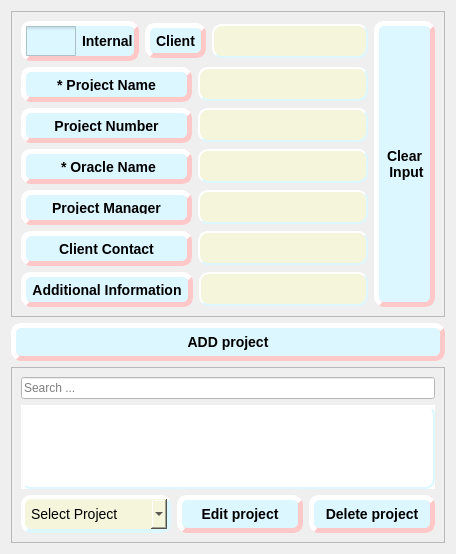
      <widget class="QWidget" name="Project_Input">
       <attribute name="title">
        <string>Project Input</string>
       </attribute>
       <layout class="QGridLayout" name="gridLayout_2">
        <item row="0" column="0">
         <layout class="QVBoxLayout" name="verticalLayout_project_input">
          <item>
           <widget class="QFrame" name="frame_project_info">
            <property name="frameShape">
             <enum>QFrame::StyledPanel</enum>
            </property>
            <property name="frameShadow">
             <enum>QFrame::Raised</enum>
            </property>
            <layout class="QGridLayout" name="gridLayout_6">
             <item row="0" column="0">
              <layout class="QHBoxLayout" name="horizontalLayout_project_info">
               <item>
                <layout class="QVBoxLayout" name="verticalLayout_project_info">
                 <item>
                  <layout class="QHBoxLayout" name="horizontalLayout1_client">
                   <item>
                    <widget class="QCheckBox" name="checkBox_ProjectInput_internal">
                     <property name="maximumSize">
                      <size>
                       <width>150</width>
                       <height>16777215</height>
                      </size>
                     </property>
                     <property name="styleSheet">
                      <string notr="true">QCheckBox{
    background-color: rgb(220, 247, 255);
    border-style: outset;
    border-width: 5px;
    border-radius: 10px;
    border-color: rgb(255, 200, 200);
    font: bold 14px;
     padding: 0px;
}
QCheckBox::indicator{
margin-left:10%; margin-right:10%;
width: 30px;
height: 30px;
}

QCheckBox::indicator::unchecked{
	image: url(:/images/icons8-toggle-off-100.png);

}

QCheckBox::indicator::checked{
	image: url(:/images/icons8-toggle-on-100.png);
}
</string>
                     </property>
                     <property name="text">
                      <string>Internal</string>
                     </property>
                     <property name="checked">
                      <bool>false</bool>
                     </property>
                    </widget>
                   </item>
                   <item>
                    <widget class="QLabel" name="label_ProjectInput_client">
                     <property name="sizePolicy">
                      <sizepolicy hsizetype="Preferred" vsizetype="Preferred">
                       <horstretch>0</horstretch>
                       <verstretch>0</verstretch>
                      </sizepolicy>
                     </property>
                     <property name="minimumSize">
                      <size>
                       <width>0</width>
                       <height>0</height>
                      </size>
                     </property>
                     <property name="maximumSize">
                      <size>
                       <width>200</width>
                       <height>35</height>
                      </size>
                     </property>
                     <property name="styleSheet">
                      <string notr="true">QLabel{
    background-color: rgb(220, 247, 255);
    border-style: outset;
    border-width: 5px;
    border-radius: 10px;
    border-color: rgb(255, 200, 200);
    font: bold 14px;
    padding: 6px;
}</string>
                     </property>
                     <property name="text">
                      <string>Client</string>
                     </property>
                     <property name="scaledContents">
                      <bool>false</bool>
                     </property>
                     <property name="alignment">
                      <set>Qt::AlignCenter</set>
                     </property>
                     <property name="wordWrap">
                      <bool>false</bool>
                     </property>
                    </widget>
                   </item>
                   <item>
                    <widget class="QLineEdit" name="lineEdit_ProjectInput_client">
                     <property name="sizePolicy">
                      <sizepolicy hsizetype="Minimum" vsizetype="Fixed">
                       <horstretch>0</horstretch>
                       <verstretch>0</verstretch>
                      </sizepolicy>
                     </property>
                     <property name="minimumSize">
                      <size>
                       <width>0</width>
                       <height>0</height>
                      </size>
                     </property>
                     <property name="styleSheet">
                      <string notr="true">QLineEdit{
	background-color:beige;    
	border-style:outset;
    border-width: 2px;
    border-radius: 10px;
	border-color: rgb(220, 247, 255);
    font: bold 14px;
    padding: 6px;
}</string>
                     </property>
                    </widget>
                   </item>
                  </layout>
                 </item>
                 <item>
                  <layout class="QHBoxLayout" name="horizontalLayout_ProjectInput_name">
                   <item>
                    <widget class="QLabel" name="label_ProjectInput_project_name">
                     <property name="sizePolicy">
                      <sizepolicy hsizetype="Preferred" vsizetype="Preferred">
                       <horstretch>0</horstretch>
                       <verstretch>0</verstretch>
                      </sizepolicy>
                     </property>
                     <property name="minimumSize">
                      <size>
                       <width>0</width>
                       <height>0</height>
                      </size>
                     </property>
                     <property name="maximumSize">
                      <size>
                       <width>355</width>
                       <height>35</height>
                      </size>
                     </property>
                     <property name="styleSheet">
                      <string notr="true">QLabel{
    background-color: rgb(220, 247, 255);
    border-style: outset;
    border-width: 5px;
    border-radius: 10px;
    border-color: rgb(255, 200, 200);
    font: bold 14px;
    padding: 6px;
}</string>
                     </property>
                     <property name="text">
                      <string>* Project Name</string>
                     </property>
                     <property name="scaledContents">
                      <bool>false</bool>
                     </property>
                     <property name="alignment">
                      <set>Qt::AlignCenter</set>
                     </property>
                     <property name="wordWrap">
                      <bool>false</bool>
                     </property>
                    </widget>
                   </item>
                   <item>
                    <widget class="QLineEdit" name="lineEdit_ProjectInput_project_name">
                     <property name="sizePolicy">
                      <sizepolicy hsizetype="Minimum" vsizetype="Fixed">
                       <horstretch>0</horstretch>
                       <verstretch>0</verstretch>
                      </sizepolicy>
                     </property>
                     <property name="minimumSize">
                      <size>
                       <width>0</width>
                       <height>0</height>
                      </size>
                     </property>
                     <property name="toolTip">
                      <string>The Project Name can later not be changed due to its relation  
 with Task Names and Daily Hours. 
 Be aware that special characters are replaced by underscores.</string>
                     </property>
                     <property name="styleSheet">
                      <string notr="true">QLineEdit{
	background-color:beige;    
	border-style:outset;
    border-width: 2px;
    border-radius: 10px;
	border-color: rgb(220, 247, 255);
    font: bold 14px;
    padding: 6px;
}</string>
                     </property>
                    </widget>
                   </item>
                  </layout>
                 </item>
                 <item>
                  <layout class="QHBoxLayout" name="horizontalLayout_project_number">
                   <item>
                    <widget class="QLabel" name="label_ProjectInput_project_number">
                     <property name="sizePolicy">
                      <sizepolicy hsizetype="Preferred" vsizetype="Preferred">
                       <horstretch>0</horstretch>
                       <verstretch>0</verstretch>
                      </sizepolicy>
                     </property>
                     <property name="minimumSize">
                      <size>
                       <width>0</width>
                       <height>0</height>
                      </size>
                     </property>
                     <property name="maximumSize">
                      <size>
                       <width>355</width>
                       <height>35</height>
                      </size>
                     </property>
                     <property name="styleSheet">
                      <string notr="true">QLabel{
    background-color: rgb(220, 247, 255);
    border-style: outset;
    border-width: 5px;
    border-radius: 10px;
    border-color: rgb(255, 200, 200);
    font: bold 14px;
    padding: 6px;
}</string>
                     </property>
                     <property name="text">
                      <string>Project Number</string>
                     </property>
                     <property name="scaledContents">
                      <bool>false</bool>
                     </property>
                     <property name="alignment">
                      <set>Qt::AlignCenter</set>
                     </property>
                     <property name="wordWrap">
                      <bool>false</bool>
                     </property>
                    </widget>
                   </item>
                   <item>
                    <widget class="QLineEdit" name="lineEdit_ProjectInput_project_number">
                     <property name="sizePolicy">
                      <sizepolicy hsizetype="Minimum" vsizetype="Fixed">
                       <horstretch>0</horstretch>
                       <verstretch>0</verstretch>
                      </sizepolicy>
                     </property>
                     <property name="minimumSize">
                      <size>
                       <width>0</width>
                       <height>0</height>
                      </size>
                     </property>
                     <property name="styleSheet">
                      <string notr="true">QLineEdit{
	background-color:beige;    
	border-style:outset;
    border-width: 2px;
    border-radius: 10px;
	border-color: rgb(220, 247, 255);
    font: bold 14px;
    padding: 6px;
}</string>
                     </property>
                    </widget>
                   </item>
                  </layout>
                 </item>
                 <item>
                  <layout class="QHBoxLayout" name="horizontalLayout_Oracle_name">
                   <item>
                    <widget class="QLabel" name="label_ProjectInput_Oracle_name">
                     <property name="sizePolicy">
                      <sizepolicy hsizetype="Preferred" vsizetype="Preferred">
                       <horstretch>0</horstretch>
                       <verstretch>0</verstretch>
                      </sizepolicy>
                     </property>
                     <property name="minimumSize">
                      <size>
                       <width>0</width>
                       <height>0</height>
                      </size>
                     </property>
                     <property name="maximumSize">
                      <size>
                       <width>355</width>
                       <height>35</height>
                      </size>
                     </property>
                     <property name="styleSheet">
                      <string notr="true">QLabel{
    background-color: rgb(220, 247, 255);
    border-style: outset;
    border-width: 5px;
    border-radius: 10px;
    border-color: rgb(255, 200, 200);
    font: bold 14px;
    padding: 6px;
}</string>
                     </property>
                     <property name="text">
                      <string> * Oracle Name</string>
                     </property>
                     <property name="scaledContents">
                      <bool>false</bool>
                     </property>
                     <property name="alignment">
                      <set>Qt::AlignCenter</set>
                     </property>
                     <property name="wordWrap">
                      <bool>false</bool>
                     </property>
                    </widget>
                   </item>
                   <item>
                    <widget class="QLineEdit" name="lineEdit_ProjectInput_Oracle_name">
                     <property name="sizePolicy">
                      <sizepolicy hsizetype="Minimum" vsizetype="Fixed">
                       <horstretch>0</horstretch>
                       <verstretch>0</verstretch>
                      </sizepolicy>
                     </property>
                     <property name="minimumSize">
                      <size>
                       <width>0</width>
                       <height>0</height>
                      </size>
                     </property>
                     <property name="styleSheet">
                      <string notr="true">QLineEdit{
	background-color:beige;    
	border-style:outset;
    border-width: 2px;
    border-radius: 10px;
	border-color: rgb(220, 247, 255);
    font: bold 14px;
    padding: 6px;
}</string>
                     </property>
                    </widget>
                   </item>
                  </layout>
                 </item>
                 <item>
                  <layout class="QHBoxLayout" name="horizontalLayout_project_manager">
                   <item>
                    <widget class="QLabel" name="label_ProjectInput_project_manager">
                     <property name="sizePolicy">
                      <sizepolicy hsizetype="Preferred" vsizetype="Preferred">
                       <horstretch>0</horstretch>
                       <verstretch>0</verstretch>
                      </sizepolicy>
                     </property>
                     <property name="minimumSize">
                      <size>
                       <width>0</width>
                       <height>0</height>
                      </size>
                     </property>
                     <property name="maximumSize">
                      <size>
                       <width>355</width>
                       <height>35</height>
                      </size>
                     </property>
                     <property name="styleSheet">
                      <string notr="true">QLabel{
    background-color: rgb(220, 247, 255);
    border-style: outset;
    border-width: 5px;
    border-radius: 10px;
    border-color: rgb(255, 200, 200);
    font: bold 14px;
    padding: 6px;
}</string>
                     </property>
                     <property name="text">
                      <string>Project Manager</string>
                     </property>
                     <property name="scaledContents">
                      <bool>false</bool>
                     </property>
                     <property name="alignment">
                      <set>Qt::AlignCenter</set>
                     </property>
                     <property name="wordWrap">
                      <bool>false</bool>
                     </property>
                    </widget>
                   </item>
                   <item>
                    <widget class="QLineEdit" name="lineEdit_ProjectInput_project_manager">
                     <property name="sizePolicy">
                      <sizepolicy hsizetype="Minimum" vsizetype="Fixed">
                       <horstretch>0</horstretch>
                       <verstretch>0</verstretch>
                      </sizepolicy>
                     </property>
                     <property name="minimumSize">
                      <size>
                       <width>0</width>
                       <height>0</height>
                      </size>
                     </property>
                     <property name="styleSheet">
                      <string notr="true">QLineEdit{
	background-color:beige;    
	border-style:outset;
    border-width: 2px;
    border-radius: 10px;
	border-color: rgb(220, 247, 255);
    font: bold 14px;
    padding: 6px;
}</string>
                     </property>
                    </widget>
                   </item>
                  </layout>
                 </item>
                 <item>
                  <layout class="QHBoxLayout" name="horizontalLayout_client_contact">
                   <item>
                    <widget class="QLabel" name="label_ProjectInput_client_contact">
                     <property name="sizePolicy">
                      <sizepolicy hsizetype="Preferred" vsizetype="Preferred">
                       <horstretch>0</horstretch>
                       <verstretch>0</verstretch>
                      </sizepolicy>
                     </property>
                     <property name="minimumSize">
                      <size>
                       <width>0</width>
                       <height>0</height>
                      </size>
                     </property>
                     <property name="maximumSize">
                      <size>
                       <width>355</width>
                       <height>35</height>
                      </size>
                     </property>
                     <property name="styleSheet">
                      <string notr="true">QLabel{
    background-color: rgb(220, 247, 255);
    border-style: outset;
    border-width: 5px;
    border-radius: 10px;
    border-color: rgb(255, 200, 200);
    font: bold 14px;
    padding: 6px;
}</string>
                     </property>
                     <property name="text">
                      <string>Client Contact</string>
                     </property>
                     <property name="scaledContents">
                      <bool>false</bool>
                     </property>
                     <property name="alignment">
                      <set>Qt::AlignCenter</set>
                     </property>
                     <property name="wordWrap">
                      <bool>false</bool>
                     </property>
                    </widget>
                   </item>
                   <item>
                    <widget class="QLineEdit" name="lineEdit_ProjectInput_client_contact">
                     <property name="enabled">
                      <bool>true</bool>
                     </property>
                     <property name="sizePolicy">
                      <sizepolicy hsizetype="Minimum" vsizetype="Fixed">
                       <horstretch>0</horstretch>
                       <verstretch>0</verstretch>
                      </sizepolicy>
                     </property>
                     <property name="minimumSize">
                      <size>
                       <width>0</width>
                       <height>0</height>
                      </size>
                     </property>
                     <property name="styleSheet">
                      <string notr="true">QLineEdit{
	background-color:beige;    
	border-style:outset;
    border-width: 2px;
    border-radius: 10px;
	border-color: rgb(220, 247, 255);
    font: bold 14px;
    padding: 6px;
}</string>
                     </property>
                    </widget>
                   </item>
                  </layout>
                 </item>
                 <item>
                  <layout class="QHBoxLayout" name="horizontalLayout_additional_information">
                   <item>
                    <widget class="QLabel" name="label_ProjectInput_additional_information">
                     <property name="sizePolicy">
                      <sizepolicy hsizetype="Preferred" vsizetype="Preferred">
                       <horstretch>0</horstretch>
                       <verstretch>0</verstretch>
                      </sizepolicy>
                     </property>
                     <property name="minimumSize">
                      <size>
                       <width>0</width>
                       <height>0</height>
                      </size>
                     </property>
                     <property name="maximumSize">
                      <size>
                       <width>355</width>
                       <height>35</height>
                      </size>
                     </property>
                     <property name="styleSheet">
                      <string notr="true">QLabel{
    background-color: rgb(220, 247, 255);
    border-style: outset;
    border-width: 5px;
    border-radius: 10px;
    border-color: rgb(255, 200, 200);
    font: bold 14px;
    padding: 6px;
}</string>
                     </property>
                     <property name="text">
                      <string>Additional Information</string>
                     </property>
                     <property name="scaledContents">
                      <bool>false</bool>
                     </property>
                     <property name="alignment">
                      <set>Qt::AlignCenter</set>
                     </property>
                     <property name="wordWrap">
                      <bool>false</bool>
                     </property>
                    </widget>
                   </item>
                   <item>
                    <widget class="QLineEdit" name="lineEdit_ProjectInput_additional_information">
                     <property name="sizePolicy">
                      <sizepolicy hsizetype="Minimum" vsizetype="Fixed">
                       <horstretch>0</horstretch>
                       <verstretch>0</verstretch>
                      </sizepolicy>
                     </property>
                     <property name="styleSheet">
                      <string notr="true">QLineEdit{
	background-color:beige;    
	border-style:outset;
    border-width: 2px;
    border-radius: 10px;
	border-color: rgb(220, 247, 255);
    font: bold 14px;
    padding: 6px;
}</string>
                     </property>
                    </widget>
                   </item>
                  </layout>
                 </item>
                </layout>
               </item>
               <item>
                <widget class="QPushButton" name="pushButton_ProjectInput_clear_input">
                 <property name="sizePolicy">
                  <sizepolicy hsizetype="Minimum" vsizetype="Minimum">
                   <horstretch>0</horstretch>
                   <verstretch>0</verstretch>
                  </sizepolicy>
                 </property>
                 <property name="minimumSize">
                  <size>
                   <width>0</width>
                   <height>210</height>
                  </size>
                 </property>
                 <property name="maximumSize">
                  <size>
                   <width>65</width>
                   <height>16777215</height>
                  </size>
                 </property>
                 <property name="layoutDirection">
                  <enum>Qt::LeftToRight</enum>
                 </property>
                 <property name="styleSheet">
                  <string notr="true">QPushButton{
    background-color: rgb(220, 247, 255);
    border-style: outset;
    border-width: 5px;
    border-radius: 10px;
    border-color: rgb(255, 200, 200);
    font: bold 14px;
    padding: 6px;
}
QPushButton::hover{
	background-color: rgb(255, 144, 144);
	border-style: outset;
    border-width: 2px;
    border-radius: 10px;
    border-color:rgb(255, 144, 144);
    font: bold 14px;
    padding: 6px;
}</string>
                 </property>
                 <property name="text">
                  <string>Clear 
 Input</string>
                 </property>
                </widget>
               </item>
              </layout>
             </item>
            </layout>
           </widget>
          </item>
          <item>
           <widget class="QPushButton" name="pushButton_ProjectInput_add_project">
            <property name="styleSheet">
             <string notr="true">QPushButton{
    background-color: rgb(220, 247, 255);
    border-style: outset;
    border-width: 5px;
    border-radius: 10px;
    border-color: rgb(255, 200, 200);
    font: bold 14px;
    padding: 6px;
}
QPushButton::hover{
    background-color:rgb(206, 232, 255) ;
	border-style: outset;
    border-width: 2px;
    border-radius: 10px;
    border-color: rgb(255, 144, 144);
    font: bold 14px;
    padding: 6px;
}</string>
            </property>
            <property name="text">
             <string>ADD project</string>
            </property>
           </widget>
          </item>
          <item>
           <widget class="QFrame" name="frame_project_overview">
            <property name="frameShape">
             <enum>QFrame::StyledPanel</enum>
            </property>
            <property name="frameShadow">
             <enum>QFrame::Raised</enum>
            </property>
            <layout class="QGridLayout" name="gridLayout_7">
             <item row="0" column="0">
              <layout class="QVBoxLayout" name="verticalLayout_ProjectInput_project_overview">
               <item>
                <widget class="QLineEdit" name="lineEdit_ProjectInput_search_table">
                 <property name="styleSheet">
                  <string notr="true">QLineEdit{

background-color: rgb(255, 255, 255);
}

</string>
                 </property>
                 <property name="placeholderText">
                  <string>Search ...</string>
                 </property>
                </widget>
               </item>
               <item>
                <widget class="QTableView" name="tableView_ProjectInput">
                 <property name="minimumSize">
                  <size>
                   <width>0</width>
                   <height>0</height>
                  </size>
                 </property>
                 <property name="autoFillBackground">
                  <bool>true</bool>
                 </property>
                 <property name="styleSheet">
                  <string notr="true">QTableView{
background-color: white;
border-style:outset;
border-width: 2px;
border-radius: 10px;
border-color: rgb(220, 247, 255);
font:14px;
padding: 6px;
}
</string>
                 </property>
                 <property name="sizeAdjustPolicy">
                  <enum>QAbstractScrollArea::AdjustToContents</enum>
                 </property>
                 <property name="editTriggers">
                  <set>QAbstractItemView::NoEditTriggers</set>
                 </property>
                 <property name="alternatingRowColors">
                  <bool>true</bool>
                 </property>
                 <property name="selectionMode">
                  <enum>QAbstractItemView::SingleSelection</enum>
                 </property>
                 <property name="sortingEnabled">
                  <bool>true</bool>
                 </property>
                 <attribute name="horizontalHeaderCascadingSectionResizes">
                  <bool>true</bool>
                 </attribute>
                 <attribute name="horizontalHeaderDefaultSectionSize">
                  <number>200</number>
                 </attribute>
                 <attribute name="horizontalHeaderStretchLastSection">
                  <bool>true</bool>
                 </attribute>
                </widget>
               </item>
               <item>
                <layout class="QHBoxLayout" name="horizontalLayout_table_delete">
                 <item>
                  <widget class="QComboBox" name="comboBox_ProjectInput_project_select">
                   <property name="minimumSize">
                    <size>
                     <width>150</width>
                     <height>0</height>
                    </size>
                   </property>
                   <property name="styleSheet">
                    <string notr="true">QComboBox{
	background-color:beige;    
	border-style:outset;
    border-width: 4px;
    border-radius: 10px;
	border-color: rgb(220, 247, 255);
    font: 14px;
    padding: 6px;
}
QComboBox::hover{
    background-color:beige;
	border-style: outset;
    border-width: 2px;
    border-radius: 10px;
    border-color: rgb(255, 200, 200);
    font: bold 14px;
    padding: 6px;
}</string>
                   </property>
                   <item>
                    <property name="text">
                     <string>Select Project</string>
                    </property>
                   </item>
                  </widget>
                 </item>
                 <item>
                  <widget class="QPushButton" name="pushButton_ProjectInput_edit_project">
                   <property name="styleSheet">
                    <string notr="true">QPushButton{
    background-color: rgb(220, 247, 255);
    border-style: outset;
    border-width: 5px;
    border-radius: 10px;
    border-color: rgb(255, 200, 200);
    font: bold 14px;
    padding: 6px;
}
QPushButton::hover{
    background-color:rgb(206, 232, 255) ;
	border-style: outset;
    border-width: 2px;
    border-radius: 10px;
    border-color: rgb(255, 144, 144);
    font: bold 14px;
    padding: 6px;
}</string>
                   </property>
                   <property name="text">
                    <string>Edit project</string>
                   </property>
                  </widget>
                 </item>
                 <item>
                  <widget class="QPushButton" name="pushButton_ProjectInput_delete_project">
                   <property name="minimumSize">
                    <size>
                     <width>0</width>
                     <height>0</height>
                    </size>
                   </property>
                   <property name="styleSheet">
                    <string notr="true">QPushButton{
    background-color: rgb(220, 247, 255);
    border-style: outset;
    border-width: 5px;
    border-radius: 10px;
    border-color: rgb(255, 200, 200);
    font: bold 14px;
    padding: 6px;
}

QPushButton::hover{
	background-color: rgb(255, 144, 144);
	border-style: outset;
    border-width: 2px;
    border-radius: 10px;
    border-color:rgb(255, 144, 144);
    font: bold 14px;
    padding: 6px;
}</string>
                   </property>
                   <property name="text">
                    <string>Delete project</string>
                   </property>
                  </widget>
                 </item>
                </layout>
               </item>
              </layout>
             </item>
            </layout>
           </widget>
          </item>
         </layout>
        </item>
       </layout>
      </widget>
